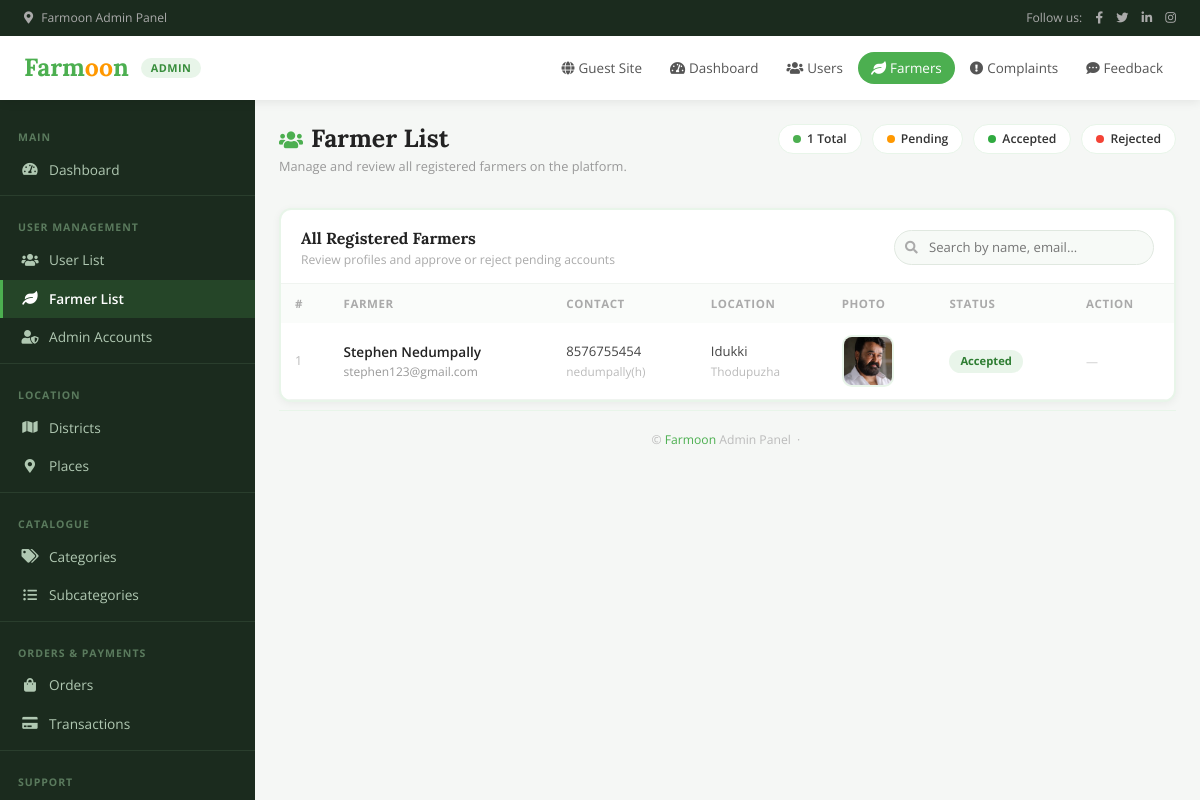
The app's page /Administrator/Farmerlist/ with its own data.
### Guest/models.py (models this page shows)
class tbl_farmerregistration(models.Model):
    farmer_name= models.CharField(max_length=100)
    farmer_email= models.CharField(max_length=100)
    farmer_contact= models.CharField(max_length=100)
    farmer_address= models.CharField(max_length=100)
    farmer_photo= models.FileField(upload_to = 'Assets/User/Photos/')
    farmer_proof= models.FileField(upload_to = 'Assets/User/Photos/')
    farmer_password= models.CharField(max_length=100)
    farmer_status= models.IntegerField(default = 0)
    place_id= models.ForeignKey(tbl_place,on_delete=models.CASCADE,null=True,blank=True)

### Administrator/models.py (models this page shows)
class tbl_place(models.Model):
    place_name = models.CharField(max_length=30)
    district=models.ForeignKey(tbl_district,on_delete=models.CASCADE,null=True,blank=True)

class tbl_district(models.Model):
    district_name = models.CharField(max_length=100)

### Administrator/views.py (the view)
# urls.py: path('Farmerlist/',views.farmerlist, name= "Farmerlist"),
def farmerlist(request):
    data = tbl_farmerregistration.objects.all()
    return render(request,'Administrator/Farmerlist.html',{'data': data})

### Administrator/Templates/Administrator/Farmerlist.html (shortened to what this page needs)
{% load static %}
<!DOCTYPE html>
<html lang="en">
<head>
  <link href="https://cdnjs.cloudflare.com/ajax/libs/font-awesome/5.10.0/css/all.min.css" rel="stylesheet">
  <link href="https://cdn.jsdelivr.net/npm/bootstrap-icons@1.4.1/font/bootstrap-icons.css" rel="stylesheet">
  <link href="https://cdn.jsdelivr.net/npm/bootstrap@5.0.0/dist/css/bootstrap.min.css" rel="stylesheet">
</head>
<body>
  <div class="fm-topbar">
    <span><i class="fa fa-map-marker-alt me-2"></i>Farmoon Admin Panel</span>
    <span>
      Follow us:
      <a href="#"><i class="fab fa-facebook-f"></i></a>
      <a href="#"><i class="fab fa-twitter"></i></a>
      <a href="#"><i class="fab fa-linkedin-in"></i></a>
      <a href="#"><i class="fab fa-instagram"></i></a>
    </span>
  </div>
  <div class="fm-navbar">
    <a href="{% url 'Administrator:HomePage' %}" class="fm-brand">Farm<span>oo</span>n</a>
    <span class="fm-admin-pill">ADMIN</span>
    <nav class="fm-nav-links">
      <a href="{% url 'Guest:index' %}"><i class="fa fa-globe me-1"></i>Guest Site</a>
      <a href="{% url 'Administrator:HomePage' %}"><i class="fa fa-tachometer-alt me-1"></i>Dashboard</a>
      <a href="{% url 'Administrator:Userlist' %}"><i class="fa fa-users me-1"></i>Users</a>
      <a href="{% url 'Administrator:Farmerlist' %}" class="active"><i class="fa fa-leaf me-1"></i>Farmers</a>
      <a href="{% url 'Administrator:ViewComplaint' %}"><i class="fa fa-exclamation-circle me-1"></i>Complaints</a>
      <a href="{% url 'Administrator:ViewFeedback' %}"><i class="fa fa-comment-dots me-1"></i>Feedback</a>
    </nav>
  </div>
  <aside class="fm-sidebar" id="fmSidebar">
    <div class="fm-sidebar-cap">Main</div>
    <a href="{% url 'Administrator:HomePage' %}"><i class="fa fa-tachometer-alt"></i>Dashboard</a>
    <div class="fm-sidebar-divider"></div>
    <div class="fm-sidebar-cap">User Management</div>
    <a href="{% url 'Administrator:Userlist' %}" ><i class="fa fa-users"></i>User List</a>
    <a href="{% url 'Administrator:Farmerlist' %}" class="active"><i class="fa fa-leaf"></i>Farmer List</a>
    <a href="{% url 'Administrator:AdminRegistration' %}"><i class="fa fa-user-shield"></i>Admin Accounts</a>
    <div class="fm-sidebar-divider"></div>
    <div class="fm-sidebar-cap">Location</div>
    <a href="{% url 'Administrator:District' %}"><i class="fa fa-map"></i>Districts</a>
    <a href="{% url 'Administrator:Place' %}"><i class="fa fa-map-marker-alt"></i>Places</a>
    <div class="fm-sidebar-divider"></div>
    <div class="fm-sidebar-cap">Catalogue</div>
    <a href="{% url 'Administrator:Category' %}"><i class="fa fa-tags"></i>Categories</a>
    <a href="{% url 'Administrator:Subcategory' %}"><i class="fa fa-list-ul"></i>Subcategories</a>
    <div class="fm-sidebar-divider"></div>
    <div class="fm-sidebar-cap">Orders & Payments</div>
    <a href="{% url 'Administrator:OrderList' %}"><i class="fa fa-shopping-bag"></i>Orders
    </a>
    <a href="{% url 'Administrator:TransactionList' %}"><i class="fa fa-credit-card"></i>Transactions</a>
    <div class="fm-sidebar-divider"></div>
    <div class="fm-sidebar-cap">Support</div>
    <a href="{% url 'Administrator:ViewComplaint' %}">Complaints</a>
  </aside>
  <main class="fm-main">
    <div class="d-flex align-items-start justify-content-between mb-3 flex-wrap gap-2">
      <div>
        <h1 class="fm-page-title">
          <i class="fa fa-users me-2" style="color:var(--fm-green);font-size:1.2rem;"></i>Farmer List
        </h1>
        <p class="fm-page-sub">Manage and review all registered farmers on the platform.</p>
      </div>
      <div class="fm-summary">
        <div class="fm-summary-pill"><span class="dot dot-total"></span>{{ data|length }} Total</div>
        <div class="fm-summary-pill"><span class="dot dot-pending"></span>Pending</div>
        <div class="fm-summary-pill"><span class="dot dot-accepted"></span>Accepted</div>
        <div class="fm-summary-pill"><span class="dot dot-rejected"></span>Rejected</div>
      </div>
    </div>
    <div class="fm-card">
      <div class="fm-card-hdr">
        <div>
          <div class="fm-card-title">All Registered Farmers</div>
          <div class="fm-card-sub">Review profiles and approve or reject pending accounts</div>
        </div>
        <div class="fm-search">
          <i class="fa fa-search"></i>
          <input type="text" id="farmerSearch" placeholder="Search by name, email…">
        </div>
      </div>
      <form enctype="multipart/form-data">
        <div class="table-responsive">
          <table class="table fm-tbl mb-0" id="userTable">
            <thead>
              <tr>
                <th>#</th>
                <th>Farmer</th>
                <th>Contact</th>
                <th>Location</th>
                <th>Photo</th>
                <th>Status</th>
                <th>Action</th>
              </tr>
            </thead>
            <tbody>
              {% for i in data %}
              <tr>
                <td style="color:#bbb;font-size:0.78rem;">{{ forloop.counter }}</td>
                <td>
                  <div class="fm-user-name">{{ i.farmer_name }}</div>
                  <div class="fm-user-email">{{ i.farmer_email }}</div>
                </td>
                <td>
                  <div style="font-size:0.82rem;color:#444;">{{ i.farmer_contact }}</div>
                  <div style="font-size:0.74rem;color:#bbb;margin-top:2px;max-width:150px;white-space:nowrap;overflow:hidden;text-overflow:ellipsis;"
                       title="{{ i.farmer_address }}">
                    {{ i.farmer_address }}
                  </div>
                </td>
                <td>
                  <div style="font-size:0.82rem;color:#444;">{{ i.place_id.district.district_name }}</div>
                  <div style="font-size:0.74rem;color:#bbb;margin-top:2px;">{{ i.place_id.place_name }}</div>
                </td>
                <td>
                  <img src="{{ i.farmer_photo.url }}" class="fm-avatar"
                       alt="{{ i.farmer_name }}" />
                </td>
                <td>
                  {% if i.farmer_status == 0 %}
                    <span class="fm-pill pill-pending">Pending</span>
                  {% elif i.farmer_status == 1 %}
                    <span class="fm-pill pill-accepted">Accepted</span>
                  {% else %}
                    <span class="fm-pill pill-rejected">Rejected</span>
                  {% endif %}
                </td>
                <td>
                  {% if i.farmer_status == 0 %}
                    <div class="d-flex gap-1 flex-wrap">
                      <a href="{% url 'Administrator:accfarmer' i.id %}" class="btn-accept">
                        <i class="fa fa-check"></i>Accept
                      </a>
                      <a href="{% url 'Administrator:rejfarmer' i.id %}" class="btn-reject">
                        <i class="fa fa-times"></i>Reject
                      </a>
                    </div>
                  {% else %}
                    <span style="font-size:0.75rem;color:#ccc;">—</span>
                  {% endif %}
                </td>
              </tr>
              {% endfor %}
            </tbody>
          </table>
        </div>
      </form>
    </div>
    <div class="fm-footer">
      &copy; <a href="#">Farmoon</a> Admin Panel &nbsp;·&nbsp;
    </div>
  </main>
</body>
</html>

### records on screen
tbl_farmerregistration: farmer_name "Stephen Nedumpally", farmer_email "stephen123@gmail.com", farmer_contact "8576755454", farmer_address "nedumpally(h)", place_id.district.district_name "Idukki", place_id.place_name "Thodupuzha", farmer_photo (picture), farmer_status "Accepted"

### other values on screen
{{ data|length }} "1"
